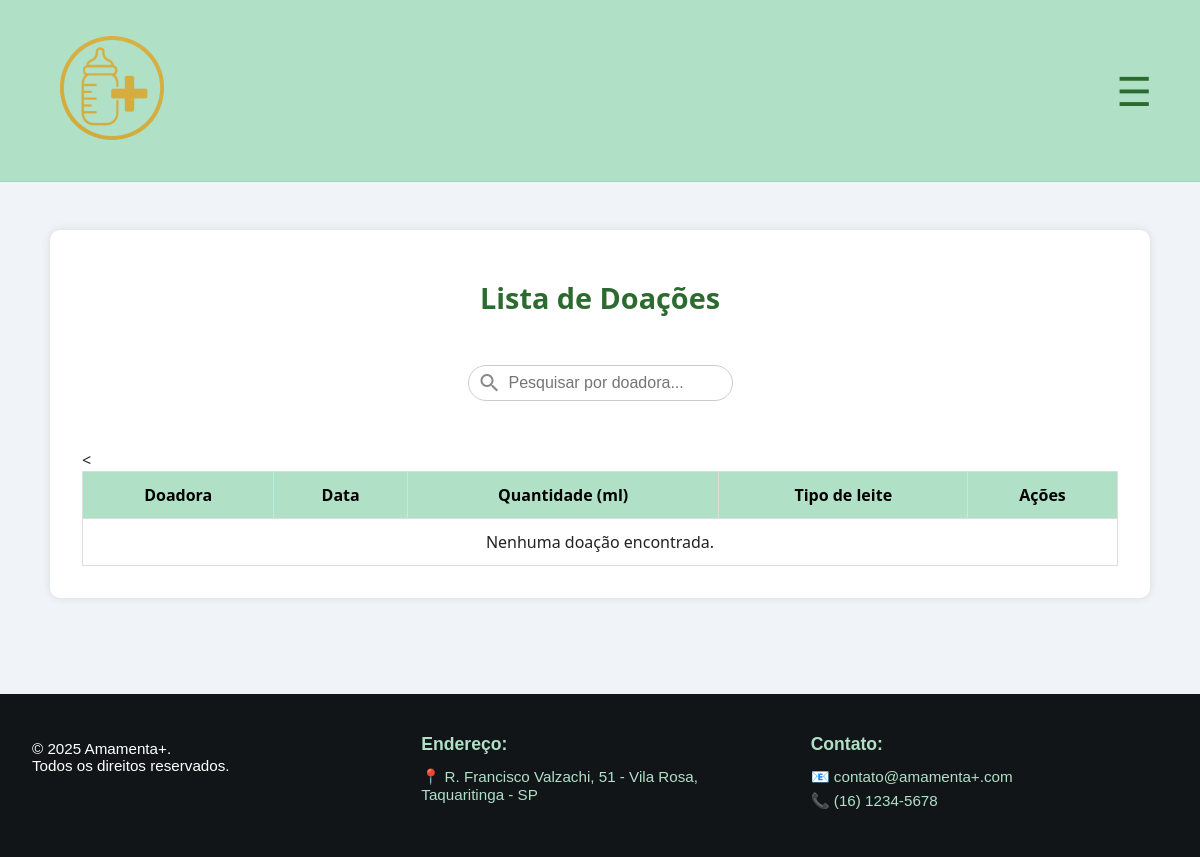
/assets/visualizar-doacoes.php (signed in), run on an earlier commit of the app's database.
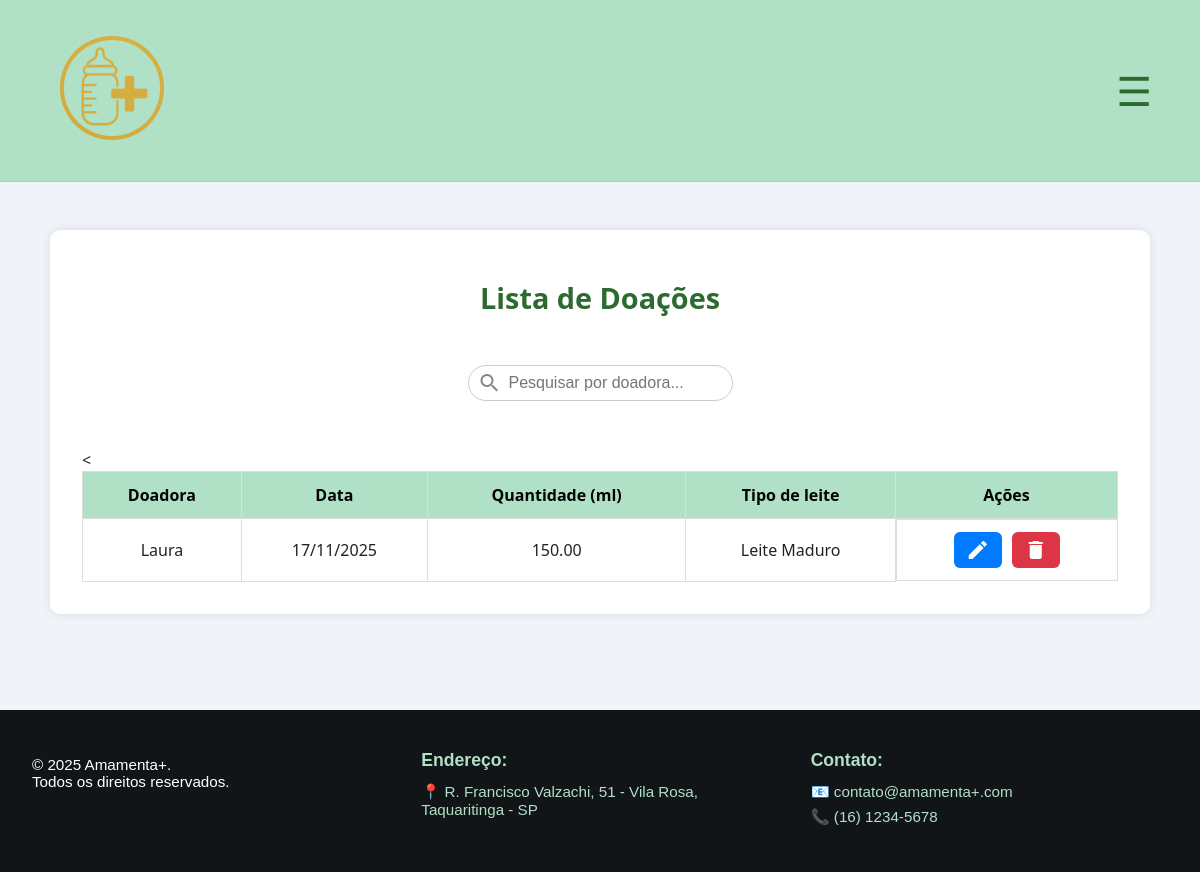
And on a later commit of the database.
### tables this page shows
CREATE TABLE `doacoes` (
  `id` int(11) NOT NULL,
  `doadora_id` int(11) NOT NULL,
  `data_doacao` date NOT NULL,
  `quantidade_ml` decimal(10,2) NOT NULL,
  `tipo_leite` enum('leite_maduro','leite_transicao','leite_colostro','leite_humano_pasteurizado','leite_cru') NOT NULL,
  `criado_em` timestamp NOT NULL DEFAULT current_timestamp()
);

CREATE TABLE `doadoras` (
  `id` int(11) NOT NULL,
  `nome` varchar(150) NOT NULL,
  `cpf` varchar(14) NOT NULL,
  `data_nascimento` date NOT NULL,
  `telefone` varchar(20) NOT NULL,
  `cep` varchar(9) NOT NULL,
  `endereco` varchar(255) NOT NULL,
  `numero` varchar(10) NOT NULL,
  `bairro` varchar(100) NOT NULL,
  `observacoes` text DEFAULT NULL,
  `criado_em` timestamp NOT NULL DEFAULT current_timestamp()
);

### assets/visualizar-doacoes.php (the view, shortened to what this page needs)
<?php
include(__DIR__ . '/processamento/conexao.php');
$search = '';
if (isset($_GET['q']) && !empty(trim($_GET['q']))) {
    $search = trim($_GET['q']);
    $sql = "SELECT doacoes.id, doadoras.nome AS doadora_nome, doacoes.data_doacao, doacoes.quantidade_ml, doacoes.tipo_leite
            FROM doacoes
            INNER JOIN doadoras ON doacoes.doadora_id = doadoras.id
            WHERE doadoras.nome LIKE ?
            ORDER BY doacoes.data_doacao DESC";
    $stmt = $conn->prepare($sql);
    $like = "%$search%";
    $stmt->bind_param("s", $like);
    $stmt->execute();
    $result = $stmt->get_result();
} else {
    $sql = "SELECT doacoes.id, doadoras.nome AS doadora_nome, doacoes.data_doacao, doacoes.quantidade_ml, doacoes.tipo_leite
            FROM doacoes
            INNER JOIN doadoras ON doacoes.doadora_id = doadoras.id
            ORDER BY doacoes.data_doacao DESC";
    $result = $conn->query($sql);
}
?>
<!DOCTYPE html>
<html lang="pt-BR">
<head>
<link rel="stylesheet" href="/SistemaBL/style/style.css">
</head>
<body>
<?php include 'header.php'; ?>
<main>
  <div class="doacoes-container">
    <h2>Lista de Doações</h2>
    <form method="GET" class="search-form">
      <div class="search-input-wrapper">
        <input type="text" name="q" placeholder="Pesquisar por doadora..." value="<?= htmlspecialchars($search) ?>">
      </div>
    </form>
    <table class="styled-table">
      <thead>
        <tr>
          <th>Doadora</th>
          <th>Data</th>
          <th>Quantidade (ml)</th>
          <th>Tipo de leite</th>
          <th>Ações</th>
        </tr>
      </thead>
      <tbody>
<?php
$tiposLeite = [
    'leite_maduro' => 'Leite Maduro',
    'leite_transicao' => 'Leite de Transição',
    'leite_colostro' => 'Colostro',
    'leite_humano_pasteurizado' => 'Leite Humano Pasteurizado',
    'leite_cru' => 'Leite Cru'
];
?>
<<?php if ($result->num_rows > 0): ?>
    <?php while ($row = $result->fetch_assoc()): ?>
        <tr>
            <td><?= htmlspecialchars($row['doadora_nome']) ?></td>
            <td><?= date('d/m/Y', strtotime($row['data_doacao'])) ?></td>
            <td><?= htmlspecialchars($row['quantidade_ml']) ?></td>
            <td><?= isset($tiposLeite[$row['tipo_leite']]) ? $tiposLeite[$row['tipo_leite']] : htmlspecialchars($row['tipo_leite']) ?></td>
            <td class="acoes">
                <a class="editar" href="editar-doacao.php?id=<?= $row['id'] ?>" title="Editar">
                    <span class="material-icons">edit</span>
                </a>
                <a class="excluir" href="#" title="Excluir" data-id="<?= $row['id'] ?>" data-nome="<?= htmlspecialchars($row['doadora_nome']) ?>">
                    <span class="material-icons">delete</span>
                </a>
            </td>
        </tr>
    <?php endwhile; ?>
<?php else: ?>
    <tr><td colspan="5">Nenhuma doação encontrada.</td></tr>
<?php endif; ?>
</tbody>
    </table>
  </div>
</main>
<?php include 'footer.php'; ?>
</body>
</html>

### assets/header.php (shortened to what this page needs)
<link rel="stylesheet" href="/SistemaBL/style/header.css">
<header>
  <div class="logo-container">
    <a href="home.php">
      <img src="/SistemaBL/img/logo.png" alt="Logo" class="logo">
    </a>
  </div>
 <nav>
  <div class="hamburger" id="hamburger">&#9776;</div>
</nav>
</header>

### assets/footer.php
<link rel="stylesheet" href="/SistemaBL/style/footer.css">
<footer>
    <div class="footer-wrapper">
        <div class="footer-col">
            <p>© 2025 Amamenta+.<br>Todos os direitos reservados.</p>
        </div>
        <div class="footer-col">
            <h3>Endereço:</h3>
            <p>
                📍 <a href="https://www.google.com/maps/place/Escola+T%C3%A9cnica+Estadual+Doutor+Adail+Nunes+da+Silva+-+Taquaritinga/@-21.4154626,-48.5030143,17z/data=!3m1!4b1!4m6!3m5!1s0x94b93960ecb1edbb:0xb934d3341382e996!8m2!3d-21.4154676!4d-48.5004394!16s%2Fg%2F12lnht3b3?entry=ttu&g_ep=EgoyMDI1MTExMi4wIKXMDSoASAFQAw%3D%3D" target="_blank">
                    R. Francisco Valzachi, 51 - Vila Rosa, Taquaritinga - SP
                </a>
            </p>
        </div>
        <div class="footer-col">
            <h3>Contato:</h3>
            <p>📧 <a href="mailto:contato@amamenta+.com">contato@amamenta+.com</a></p>
            <p>📞 <a href="tel:+551612345678">(16) 1234-5678</a></p>
        </div>
    </div>
</footer>

### style/style.css (style rules this page uses)
:root { --cor-fundo-pagina: #f0f4f8; --cor-fundo-form: #ffffff; --cor-texto: #222222; --cor-borda-input: #cccccc; --cor-botao: #2e7d32; --cor-botao-hover: #388e3c; --dourado: rgb(212, 175, 55); --verde-menta: rgb(176, 224, 198); }
* { margin: 0; padding: 0; box-sizing: border-box; }
body { font-family: 'Segoe UI', Tahoma, Geneva, Verdana, sans-serif; background-color: var(--cor-fundo-pagina); color: var(--cor-texto); padding: 0; margin: 0; height: 100%; display: flex; flex-direction: column; }
main { flex: 1; }
h2 { text-align: center; color: var(--dourado); margin-bottom: 2rem; font-size: 1.8rem; margin-top: 0; padding-top: 1rem; }
form { padding: 1.5rem; border-radius: 10px; width: 100%; display: flex; flex-direction: column; gap: 1.5rem; margin-bottom: 3rem; }
input, textarea, select { padding: 0.75rem; border: 1px solid var(--cor-borda-input); border-radius: 5px; font-size: 1rem; width: 100%; background-color: #fff; color: var(--cor-texto); transition: border-color 0.2s ease-in-out; }

### style/header.css (style rules this page uses)
:root { --dourado-principal: rgb(212, 175, 55); --verde-menta-suave: rgb(176, 224, 198); --verde-escuro: rgb(44, 107, 47); --preto: rgb(0, 0, 0); --laranja: rgb(255, 112, 67); --amarelo-claro: rgb(255, 215, 0); --cinza220: rgb(220, 220, 220); }
html, body { margin: 0; padding: 0; width: 100%; overflow-x: hidden; }
header { background-color: var(--verde-menta-suave); box-sizing: border-box; color: white; display: flex; margin-bottom: 1rem; align-items: center; justify-content: space-between; padding: 1.5rem 3rem; border-bottom: 1px solid rgba(0, 0, 0, 0.05); }
.logo-container { flex-shrink: 0; }
.logo { width: 8rem; height: auto; }
nav { flex-grow: 1; display: flex; justify-content: center; position: relative; }
.hamburger { display: none; font-size: 2.5rem; cursor: pointer; user-select: none; color: var(--verde-escuro); margin-left: auto; transition: color 0.3s ease; }
@media (max-width: 1225px) { .hamburger { display: block; } }

### style/footer.css (style rules this page uses)
:root { --dourado: rgb(212, 175, 55); --verde-menta-suave: rgb(176, 224, 198); --verde-escuro: rgb(44, 107, 47); --cor-fundo-pagina: #f0f4f8; --cor-texto: #222; --cor-input-border: #ccc; --cor-input-focus: var(--verde-escuro); --cor-botao: var(--verde-escuro); --cor-botao-hover: #2e7d32; --footer-bg: #121518; --footer-text: #ffffff; --footer-link: var(--verde-menta-suave); --footer-link-hover: var(--dourado); }
footer { background: var(--footer-bg); padding: 2.5rem 2rem; margin-top: 4rem; color: var(--footer-text); font-family: Arial, Helvetica, sans-serif; }
.footer-wrapper { max-width: 1400px; margin: auto; display: flex; justify-content: space-between; flex-wrap: wrap; gap: 2rem; }
.footer-col { flex: 1; min-width: 220px; }
.footer-col h3 { margin-bottom: 0.8rem; font-size: 1.1rem; font-weight: bold; color: var(--verde-menta-suave); }
.footer-col p { margin: 0.4rem 0; font-size: 0.95rem; }
.footer-col a { color: var(--footer-link); text-decoration: none; font-size: 0.95rem; font-weight: 500; transition: color 0.3s ease, transform 0.2s ease; }

What changed in the data, as far as the page shows it:
added doacoes: doadora.nome "Laura", data_doacao "17/11/2025", quantidade_ml "150.00", tipo_leite "Leite Maduro"
Also different on the page:
text no longer shown: "Nenhuma doação encontrada."
